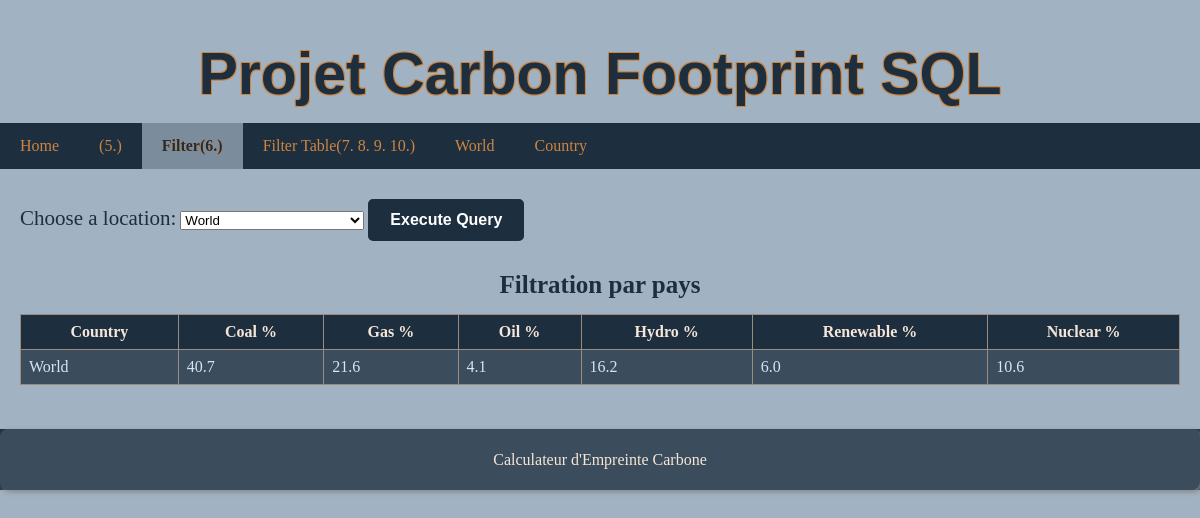
The app's page /filter with its own data.
### tables this page shows
CREATE TABLE World (
	Region VARCHAR(50),
	Coal REAL,
	Gas REAL,
	Oil REAL,
	Hydro REAL,
	Renewable REAL,
	Nuclear REAL
);

### app/app.py (the view)
@app.route('/filter', methods=['GET', 'POST'])
def filter_query():
    titles = []
    table_name = 'Country'
    cols = query_database(f"PRAGMA table_info({table_name});")
    countries = query_database("SELECT Country FROM Country")
    countries = [country[0] for country in countries]
    world_regions = query_database("SELECT Region FROM World")
    world_regions = [region[0] for region in world_regions]
    select_options =  world_regions + countries
    title = "Filtration par pays"
    if request.method == 'POST':
        selected_opt = request.form['select_opts']
        if selected_opt in world_regions:
            query_result = query_database(f"SELECT * FROM World WHERE Region = '{selected_opt}';")
        else :
            query_result = query_database(f"SELECT * FROM Country WHERE Country = '{selected_opt}';")
    else :
        query_result = query_database(f"SELECT * FROM World WHERE Region = 'World';")
    return render_template('custom.html', query_result=query_result, select_options=select_options, cols = cols, active_tab = 'filter', \
        titles = title)

### app/app.py (called while the page is built)
def query_database(query):
    try:
        conn = sqlite3.connect(DATABASE)
        c = conn.cursor()
        c.execute(query)
        data = c.fetchall()
        conn.close()
        return data
    except sqlite3.Error as e:
        return f"An error occurred: {e}"

### app/templates/custom.html (shortened to what this page needs)
{% extends "base.html" %}
{% block content %}
        {% if active_tab == 'filter' %}
        <form action="/filter" method="post">
        {% elif active_tab == 'filter_table' %}
        <form action="/filter_table" method="post">
        {% endif %}
            <label for="opts-select">Choose a location:</label>
            <select name="select_opts" id="opts-select", value ={{ country_value }}>
                {% for opt in select_options %}
                    <option value="{{ opt }}" {% if opt == country_value %} selected {% endif %}>{{ opt }}</option>
                {% endfor %}
            </select>
            <button type="submit" class="styled-button">Execute Query</button>
        </form>
        <table>
          {% if titles %}
          <caption>{{ titles }}</caption>
          {% endif %}
          <thead>
            <tr>
                {% if active_tab == 'filter' %}
                    <th>{{ cols[0][1] }}</th>
                    {% for col in cols[1:] %}
                        <th>{{ col[1] }} %</th>
                    {% endfor %}
                {% elif active_tab == 'filter_table' %}
                    {% for col in cols %}
                    <th>{{ col }}</th>
                    {% endfor %}
                {% endif %}
            </tr>
          </thead>
          <tbody>
            {% if active_tab == 'filter' %}
                {% for target in query_result %}
                    <tr>
                        {% for cell in target %}
                        <td>{{ cell }}</td>
                        {% endfor %}
                    </tr>
                {% endfor %}
            {% endif %}
        </tbody>
        </table>
{% endblock %}

### app/static/main.css (style rules this page uses)
body { font-family: Georgia, 'Times New Roman', Times, serif,Arial, sans-serif; background-color: #a1b2c3; color: #d4e5f6; margin: 0; }
table { width: 100%; border-collapse: collapse; margin-top: 20px; }
th, td { border: 1px solid #9a8b7c; padding: 8px; }
th { background-color: #1d2e3f; color: #f5e6d7; margin-top: 10px; }
tr:nth-child(odd) { background-color: #3b4c5d; }
caption { padding: 10px 0 15px 0; color:#1d2e3f; font-weight:bold; font-size:25px; }
label { color : #1d2e3f; font-size:21px; margin-bottom: 4px; }
select { margin-bottom: 6px; }
.styled-button { display: inline-block; padding: 10px 20px; margin-top : 10px; border: 2px solid #1d2e3f; border-radius: 5px; background-color: #1d2e3f; color: #fff; font-size: 16px; font-weight: bold; text-align: center; text-decoration: none; cursor: pointer; transition: background-color 0.3s, color 0.3s, border-color 0.3s; }

### records on screen
World: Region "World", Coal "40.7", Gas "21.6", Oil "4.1", Hydro "16.2", Renewable "6.0", Nuclear "10.6"

### other values on screen
{{ titles }} "Filtration par pays"
{{ cols[0][1] }} "Country"
{{ col[1] }} "Coal" "Gas" "Oil" "Hydro" "Renewable" "Nuclear"
form field select_opts "World"
